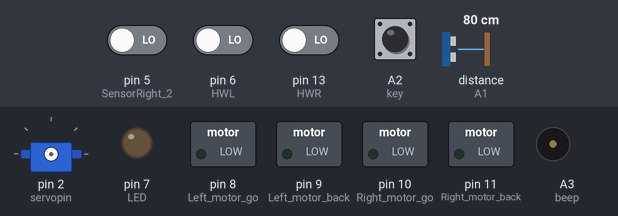
Simulated run of this sketch. Board: Arduino Uno, built with avr-gcc and run on an emulated ATmega328P. Shown: servo, switched loads named in the sketch (green lamp = pin HIGH), output pins drawn as LEDs (lit = HIGH), buzzer (waves = sounding, pin HIGH). Wiring (inferred from the names in the program): servo: signal pin 2. Dashed ring = blinking. The inputs (shaded band) are chosen by the test bench; at power-on: A2 (key), pin 5 (SensorRight_2), pin 6 (HWL), pin 13 (HWR) LOW, distance to the obstacle (sensor on A1) 80 cm. The echo pulse lasts 58.3 µs per cm; servo pulses on a pin are drawn as a servo (544–2400 µs = 0–180°); pins used as bus, display or sensor lines are not drawn.

Above: at 1.2 s.
1.3 s: A2 (key) pulled HIGH for 0.15 s
At 2.3 s:
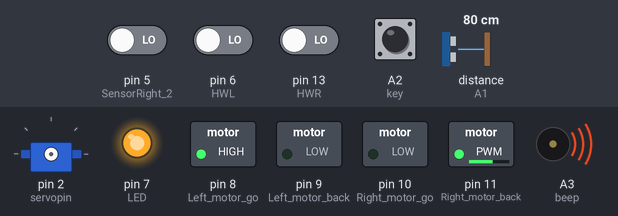
4.3 s: pin 5 (SensorRight_2) driven HIGH
At 5.53 s:
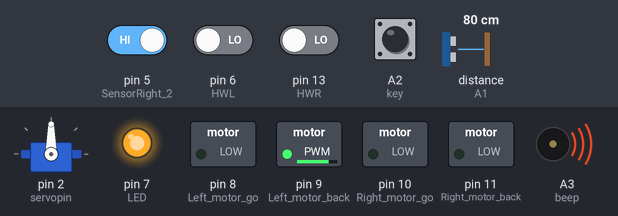
7.3 s: pin 6 (HWL) driven HIGH
At 7.68 s:
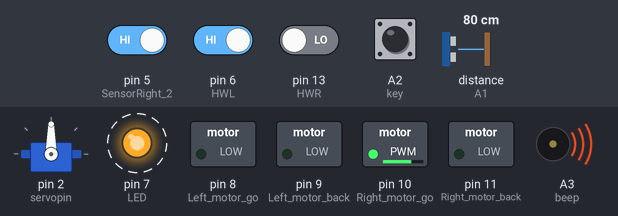
10.3 s: distance to the obstacle (sensor on A1) set to 2 cm
At 10.83 s:
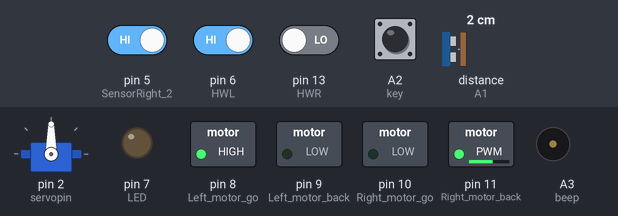
13.3 s: distance to the obstacle (sensor on A1) set to 17 cm
16.3 s: distance to the obstacle (sensor on A1) set to 22 cm
At 17.55 s:
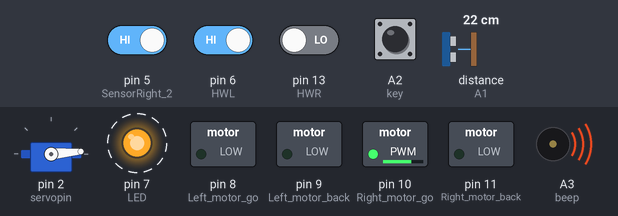
Timing chart, 0 to 20.3 s (numbered marks = the images above; inputs shaded):
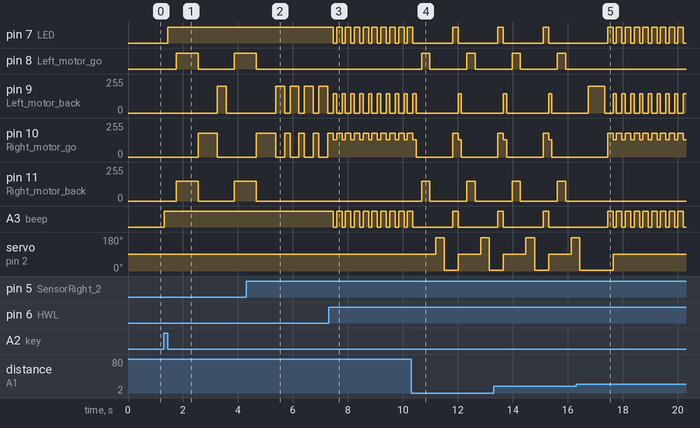

Measured:
- the behaviour switches between 19 and 20 cm on distance to the obstacle (sensor on A1) (found by bisection; images 4 and 5)
- after the input at 1.3 s, pin 7 (LED): LOW → HIGH after 0.15 s; pin 8 (Left_motor_go): LOW → HIGH after 0.45 s, → LOW 0.80 s later, → HIGH 1.3 s later
- after the input at 4.3 s, pin 8 (Left_motor_go): goes on until 4.7 s, then stays LOW; pin 11 (Right_motor_back): goes on until 4.7 s, then stays 0/255
- after the input at 7.3 s, pin 7 (LED), A3 (beep): alternates HIGH for 0.20 s and LOW for 0.12 s, starting after 0.16 s; pin 9 (Left_motor_back): alternates 145/255 for 0.12 s and 0/255 for 0.20 s, starting after 0.16 s; pin 10 (Right_motor_go): alternates 180/255 for 0.20 s and 131/255 for 0.12 s, starting after 0.16 s
- after the input at 10.3 s, pin 8 (Left_motor_go): alternates HIGH for 0.30 s and LOW for 1.3 s, starting after 0.39 s; pin 9 (Left_motor_back): 0/255 → 145/255 after 1.7 s, → 0/255 0.12 s later
- after the input at 16.3 s, pin 7 (LED), A3 (beep): alternates HIGH for 0.20 s and LOW for 0.12 s, starting after 1.2 s; pin 8 (Left_motor_go): stops changing and stays LOW; pin 10 (Right_motor_go): alternates 180/255 for 0.20 s and 131/255 for 0.12 s, starting after 1.2 s; pin 11 (Right_motor_back): stops changing and stays 0/255

The sketch:

auto.ino
```cpp
int Echo = A1; //Echo回声脚(P2.0)
int Trig =A0;  //Trig触发脚(P2.1)

int Front_Distance = 0;
int Left_Distance = 0;
int Right_Distance = 0;

int Left_motor_go=8;     //左电机前进(IN1)
int Left_motor_back=9;   //左电机后退(IN2)
int Right_motor_go=10;   //右电机前进(IN3)
int Right_motor_back=11; //右电机后退(IN4)

int key=A2;  //定义按键A2接口
int beep=A3; //定义蜂鸣器A3接口

const int SensorRight_2 = 5; //前红外传感器(P3.5 OUT4)
const int HWR = 13; //右红外传感器
const int HWL = 6; //左红外传感器
int LED=7; //定义LED 数字7接口

int SR_2; //前红外传感器状态
int HR; //右红外传感器状态
int HL; //左红外传感器状态
int servopin=2; //设置舵机驱动脚到数字口2
int myangle; //定义角度变量
int pulsewidth; //定义脉宽变量
int val;

void setup()
{
    Serial.begin(9600); //初始化串口
    //初始化电机驱动IO为输出方式
    pinMode(Left_motor_go,OUTPUT);   // PIN 8 (PWM)
    pinMode(Left_motor_back,OUTPUT); // PIN 9 (PWM)
    pinMode(Right_motor_go,OUTPUT);  // PIN 10 (PWM)
    pinMode(Right_motor_back,OUTPUT);// PIN 11 (PWM)
    pinMode(HWR,INPUT);
    pinMode(key,INPUT); //定义按键接口为输入接口
    pinMode(beep,OUTPUT);
    pinMode(LED,OUTPUT); //定义LED为输出接口
    pinMode(SensorRight_2, INPUT); //定义右红外传感器为输入
    //初始化超声波引脚
    pinMode(Echo, INPUT);    // 定义超声波输入脚
    pinMode(Trig, OUTPUT);   // 定义超声波输出脚
    pinMode(servopin,OUTPUT);//设定舵机接口为输出接口
}

//=======================小车的基本动作=========================
//void run(int time) //前进
void run() //前进
{
    digitalWrite(Right_motor_go,HIGH); //右电机前进
    digitalWrite(Right_motor_back,LOW);
    analogWrite(Right_motor_go,131); //PWM比例0~255调速，左右轮差异略增减
    analogWrite(Right_motor_back,0);
    digitalWrite(Left_motor_go,LOW); //左电机前进
    digitalWrite(Left_motor_back,HIGH);
    analogWrite(Left_motor_go,0);
    analogWrite(Left_motor_back,145);
    //delay(time * 100); //执行时间，可以调整
}

void brake(int time) //刹车，停车
{
    digitalWrite(Right_motor_go,LOW);
    digitalWrite(Right_motor_back,LOW);
    digitalWrite(Left_motor_go,LOW);
    digitalWrite(Left_motor_back,LOW);
    delay(time * 100); //执行时间，可以调整
}

void left(int time) //左转(左轮不动，右轮前进)
{
    digitalWrite(Right_motor_go,HIGH); //右电机前进
    digitalWrite(Right_motor_back,LOW);
    analogWrite(Right_motor_go,180);
    analogWrite(Right_motor_back,0);
    digitalWrite(Left_motor_go,LOW); //左轮不动
    digitalWrite(Left_motor_back,LOW);
    analogWrite(Left_motor_go,0);
    analogWrite(Left_motor_back,0);
    delay(time * 100); //执行时间，可以调整
}

void spin_left(int time) //左转(左轮后退，右轮前进)
{
    digitalWrite(Right_motor_go,HIGH); //右电机前进
    digitalWrite(Right_motor_back,LOW);
    analogWrite(Right_motor_go,200);
    analogWrite(Right_motor_back,0);
    digitalWrite(Left_motor_go,HIGH); //左轮后退
    digitalWrite(Left_motor_back,LOW);
    analogWrite(Left_motor_go,200);
    analogWrite(Left_motor_back,0);
    delay(time * 100); //执行时间，可以调整
}

void right(int time) //右转(右轮不动，左轮前进)
{
    digitalWrite(Right_motor_go,LOW); //右电机后退
    digitalWrite(Right_motor_back,LOW);
    analogWrite(Right_motor_go,0);
    analogWrite(Right_motor_back,0);
    digitalWrite(Left_motor_go,LOW); //左电机前进
    digitalWrite(Left_motor_back,HIGH);
    analogWrite(Left_motor_go,0);
    analogWrite(Left_motor_back,200);
    delay(time * 100); //执行时间，可以调整
}

void spin_right(int time) //右转(右轮后退，左轮前进)
{
    digitalWrite(Right_motor_go,LOW); //右电机后退
    digitalWrite(Right_motor_back,HIGH);
    analogWrite(Right_motor_go,0);
    analogWrite(Right_motor_back,150);
    digitalWrite(Left_motor_go,LOW); //左电机前进
    digitalWrite(Left_motor_back,HIGH);
    analogWrite(Left_motor_go,0);
    analogWrite(Left_motor_back,150);
    delay(time * 100);  //执行时间，可以调整
}

void back(int time) //后退
{
    digitalWrite(Right_motor_go,LOW); //右轮后退
    digitalWrite(Right_motor_back,HIGH);
    analogWrite(Right_motor_go,0);
    analogWrite(Right_motor_back,150);
    digitalWrite(Left_motor_go,HIGH); //左轮后退
    digitalWrite(Left_motor_back,LOW);
    analogWrite(Left_motor_go,150);
    analogWrite(Left_motor_back,0);
    delay(time * 100); //执行时间，可以调整
}

//==========================================================

void keyscan() //按键扫描
{
    int val;
    val=digitalRead(key); //读取数字7口电平值赋给val
    while(!digitalRead(key)) //当按键没被按下时，一直循环
    {
        val=digitalRead(key); //此句可省略，可让循环跑空
    }
    while(digitalRead(key))//当按键被按下时
    {
        delay(10); //延时10ms
        val=digitalRead(key); //读取数字7 口电平值赋给val
        if(val==HIGH) //第二次判断按键是否被按下
        {
            digitalWrite(beep,HIGH); //蜂鸣器响
            while(!digitalRead(key)) //判断按键是否被松开
            {
                digitalWrite(beep,LOW); //蜂鸣器停止
            }
        }
        else
            digitalWrite(beep,LOW); //蜂鸣器停止
    }
}

float Distance_test() //量出前方距离
{
    digitalWrite(Trig, LOW); //给触发脚低电平2μs
    delayMicroseconds(2);
    digitalWrite(Trig, HIGH); //给触发脚高电平10μs，这里至少是10μs
    delayMicroseconds(10);
    digitalWrite(Trig, LOW);  //持续给触发脚低电
    float Fdistance = pulseIn(Echo, HIGH); //读取高电平时间(单位：微秒)
    Fdistance = Fdistance/58; //为什么除以58等于厘米，Y米=（X秒*344）/2
    //X秒=（ 2*Y米）/344 ==》X秒=0.0058*Y米 ==》厘米=微秒/58
    //Serial.print("Distance:"); //输出距离（单位：厘米）
    //Serial.println(Fdistance); //显示距离
    //Distance = Fdistance;
    return Fdistance;
}

void servopulse(int servopin,int myangle) //定义一个脉冲函数，用来模拟方式产生PWM值舵机的范围是0.5MS到2.5MS 1.5MS 占空比是居中周期是20MS
{
    pulsewidth=(myangle*11)+500; //将角度转化为500-2480 的脉宽值 这里的myangle就是0-180度  所以180*11+50=2480  11是为了换成90度的时候基本就是1.5MS
    digitalWrite(servopin,HIGH); //将舵机接口电平置高                                      90*11+50=1490uS  就是1.5ms
    delayMicroseconds(pulsewidth); //延时脉宽值的微秒数  这里调用的是微秒延时函数
    digitalWrite(servopin,LOW); //将舵机接口电平置低
    delay(20-(pulsewidth*0.001)); //延时周期内剩余时间  这里调用的是ms延时函数
}

void front_detection()
{
    //此处循环次数减少，为了增加小车遇到障碍物的反应速度
    for(int i=0; i<=5; i++) //产生PWM个数，等效延时以保证能转到响应角度
    {
        servopulse(servopin,90);//模拟产生PWM
    }
    Front_Distance = Distance_test();
    //Serial.print("Front_Distance:"); //输出距离（单位：厘米）
    //Serial.println(Front_Distance);  //显示距离
    //Distance_display(Front_Distance);
}

void left_detection()
{
    for(int i=0; i<=15; i++) //产生PWM个数，等效延时以保证能转到响应角度
    {
        servopulse(servopin,175); //模拟产生PWM
    }
    Left_Distance = Distance_test();
    //Serial.print("Left_Distance:"); //输出距离（单位：厘米）
    //Serial.println(Left_Distance);  //显示距离
}

void right_detection()
{
    for(int i=0; i<=15; i++) //产生PWM个数，等效延时以保证能转到响应角度
    {
        servopulse(servopin,5); //模拟产生PWM
    }
    Right_Distance = Distance_test();
    //Serial.print("Right_Distance:"); //输出距离（单位：厘米）
    //Serial.println(Right_Distance); //显示距离
}

//===========================================================

void loop()
{
    keyscan(); //调用按键扫描函数
    while(1)
    {
        //红外部分：有信号为LOW  没有信号为HIGH  有障碍物输出0  没有障碍物输出1
        //正前方
        SR_2 = digitalRead(SensorRight_2);
        if (SR_2==HIGH) //前面没有障碍物
        {
            run(); //调用前进函数
            digitalWrite(beep,LOW); //蜂鸣器不响
            digitalWrite(LED,LOW);  //LED不亮
        }
        else if (SR_2 == LOW) //前面探测到有障碍物，有信号返回
        {
            digitalWrite(beep,HIGH); //蜂鸣器响
            digitalWrite(LED,HIGH);  //LED亮
            brake(3);//停止300MS
            back(8);//后退800MS
            left(5);//调用左转函数，延时500ms
        }
        //右侧
        HR = digitalRead(HWR);
        if (HR==HIGH) //前面没有障碍物
        {
            run(); //调用前进函数
            digitalWrite(beep,LOW); //蜂鸣器不响
            digitalWrite(LED,LOW);  //LED不亮
        }
        else if ( HR == LOW) //前面探测到有障碍物，有信号返回
        {
            digitalWrite(beep,HIGH); //蜂鸣器响
            digitalWrite(LED,HIGH);  //LED亮
            //brake(0); //停止
            //back(0); //后退
            left(2); //调用左转函数，延时
        }
        //左侧
        HL = digitalRead(HWL);
        if (HL==HIGH) //前面没有障碍物
        {
            run(); //调用前进函数
            digitalWrite(beep,LOW); //蜂鸣器不响
            digitalWrite(LED,LOW);  //LED不亮
        }
        else if ( HL == LOW) //前面探测到有障碍物，有信号返回
        {
            digitalWrite(beep,HIGH); //蜂鸣器响
            digitalWrite(LED,HIGH);  //LED亮
            //brake(0);//停止
            //back(0);//后退
            right(2);//调用左转函数，延时
        }

        //超声波部分
        front_detection(); //测量前方距离
        if(Front_Distance < 20) //当遇到障碍物时
        {
            brake(2);//先刹车
            back(3);//后退减速
            brake(2);//停下来做测距
            left_detection();//测量左边距障碍物距离
            right_detection();//测量右边距障碍物距离
            if((Left_Distance < 20) && (Right_Distance < 20)) //当左右两侧均有障碍物靠得比较近
            {
                spin_left(0.7);//旋转掉头
            }
            else if(Left_Distance > Right_Distance) //左边比右边空旷
            {
                left(6);//左转
                brake(1);//刹车，稳定方向
            }
            else //右边比左边空旷
            {
                right(6);//右转
                brake(1);//刹车，稳定方向
            }
        }
        else
        {
            run(); //无障碍物，直行
        }
    }
}
```
